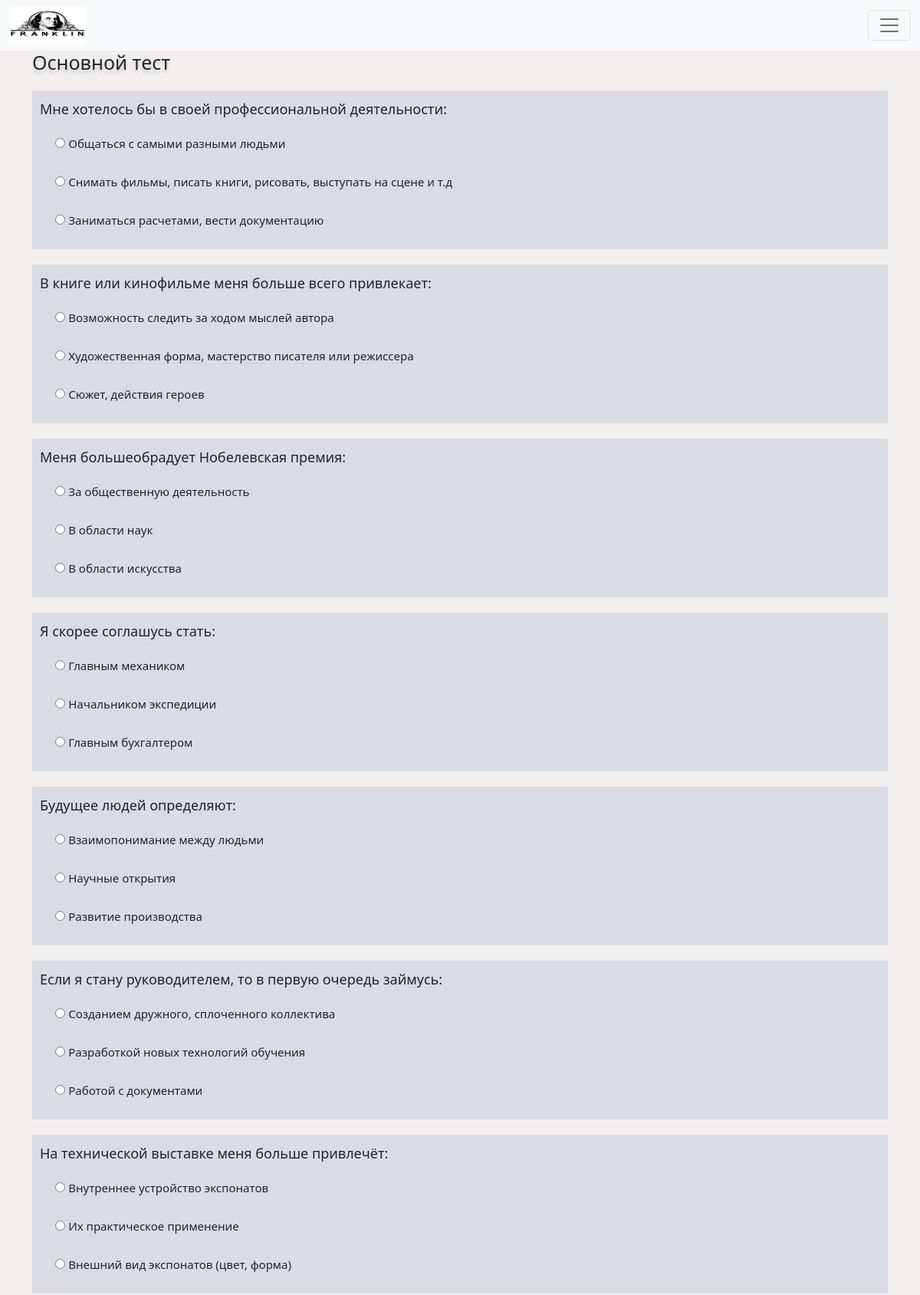
The app's page /tests/1 (signed in, upper part) with its own data.
### models/tests.py (models this page shows)
class Tests(SqlAlchemyBase, SerializerMixin):
    __tablename__ = "tests"
    id = sqlalchemy.Column(sqlalchemy.Integer, autoincrement=True, primary_key=True)
    name = sqlalchemy.Column(sqlalchemy.String, nullable=True)
    description = sqlalchemy.Column(sqlalchemy.String, nullable=True)
    results = orm.relation("Results", back_populates="test")
    questions = orm.relation("Question", back_populates="test")

### models/questions.py (models this page shows)
class Question(SqlAlchemyBase):
    __tablename__ = "questions"
    id = sqlalchemy.Column(sqlalchemy.Integer, autoincrement=True, primary_key=True)
    test_id = sqlalchemy.Column(sqlalchemy.Integer, sqlalchemy.ForeignKey("tests.id"))
    question = sqlalchemy.Column(sqlalchemy.String, nullable=True)
    test = orm.relation("Tests")
    answers = orm.relation("Answer", back_populates="question")

### models/answers.py (models this page shows)
class Answer(SqlAlchemyBase):
    __tablename__ = "answers"
    id = sqlalchemy.Column(sqlalchemy.Integer, autoincrement=True, primary_key=True)
    question_id = sqlalchemy.Column(sqlalchemy.Integer, sqlalchemy.ForeignKey("questions.id"))
    answer = sqlalchemy.Column(sqlalchemy.String, nullable=True)
    json_number = sqlalchemy.Column(sqlalchemy.Integer, nullable=True)
    question = orm.relation("Question")

### main.py (the view, shortened to what this page needs)
@app.route("/tests/<int:test_id>", methods=["GET", "POST"])
@login_required
def tests(test_id):
    db_sess = db_session.create_session()
    test = db_sess.query(Tests).get(test_id)
    if not test:
        abort(404)
    return render_template("test.html",
                           title=test.name,
                           test=test,
                           action=f"/tests/{test_id}")

### main.py (called while the page is built)
@login_manager.user_loader
def load_user(user_id):
    db_sess = db_session.create_session()
    return db_sess.query(User).get(user_id)

### models/db_session.py (called while the page is built)
def create_session() -> Session:
    global __factory
    return __factory()

### templates/test.html (shortened to what this page needs)
{% extends "base.html" %}
{% block content %}
<form action="{{ action }}" method="post">
{% for question_num in range(test.questions|length) %}
<div class="question view">
    <h3 class="for-view">{{ test.questions[question_num].question }}</h3>
     <div class="answers">
         {% for answer_num in range(test.questions[question_num].answers|length) %}
         <p>
             <label class="answer-label" for="{{question_num}}{{answer_num}}">
                 <input class="answer-input"
                        type="radio"
                        value="{{ test.questions[question_num].answers[answer_num].json_number }}"
                        name="{{question_num}}"
                        id="{{question_num}}{{answer_num}}"
                        required>
                 <span>{{ test.questions[question_num].answers[answer_num].answer }}</span>
             </label>
         </p>
         {% endfor %}
     </div>
</div>
{% endfor %}
</form>
{% endblock %}

### templates/base.html (shortened to what this page needs)
<!DOCTYPE html>
<html lang="en">
<head>
    <link href="https://cdn.jsdelivr.net/npm/bootstrap@5.1.3/dist/css/bootstrap.min.css" rel="stylesheet">
    <link rel="stylesheet" type="text/css" href="{{ url_for('static', filename='css/style.css') }}">
</head>
<body>
    <header class="header-top">
        <nav class="navbar navbar-light bg-light fixed-top">
            <div class="container-fluid">
                <a href="/">
                    <img src="{{ url_for('static', filename='img/logo.svg') }}" alt="main">
                </a>
                <button class="navbar-toggler" type="button" data-bs-toggle="offcanvas" data-bs-target="#offcanvasNavbar" aria-controls="offcanvasNavbar">
                    <span class="navbar-toggler-icon"></span>
                </button>
            </div>
        </nav>
    </header>
    <main class="main container">
        <h1 class="main-h1">{{ title }}</h1>
        {% block content %}
        {% endblock %}
    </main>
</body>
</html>

### static/css/style.css (style rules this page uses)
body { background: #F2EEEE; }
.view { background: #D9DCE2; margin-top: 20px; padding: 10px; }
a { text-decoration: none; color: #000000; }
h3.for-view { font-size: 18px; text-align: center; align-items: center; font-weight: 450; line-height: 29px; text-shadow: 0px 4px 4px rgba(0, 0, 0, 0.2); }
.main { margin-top: 64px; margin-bottom: 80px; }
.main h1.main-h1 { font-weight: 500; font-size: 25px; line-height: 34px; display: flex; align-items: center; text-align: center; text-shadow: 0px 4px 4px rgba(0, 0, 0, 0.15); }

### templates/test.html (style rules this page uses)
h3.for-view { text-align: left; text-shadow: none; }
label.answer-label { margin: 10px 0 0 20px; }
label.answer-label span { font-weight: 400; font-size: 15px; align-items: center; }

### records on screen
Tests: name "Основной тест"
Question: question "Мне хотелось бы в своей профессиональной деятельности:"
Answer: answer "Общаться с самыми разными людьми"
Answer: answer "Снимать фильмы, писать книги, рисовать, выступать на сцене и т.д"
Answer: answer "Заниматься расчетами, вести документацию"
Question: question "В книге или кинофильме меня больше всего привлекает:"
Answer: answer "Возможность следить за ходом мыслей автора"
Answer: answer "Художественная форма, мастерство писателя или режиссера"
Answer: answer "Сюжет, действия героев"
Question: question "Меня большеобрадует Нобелевская премия:"
Answer: answer "За общественную деятельность"
Answer: answer "В области наук"
Answer: answer "В области искусства"
Question: question "Я скорее соглашусь стать:"
Answer: answer "Главным механиком"
Answer: answer "Начальником экспедиции"
Answer: answer "Главным бухгалтером"
Question: question "Будущее людей определяют:"
Answer: answer "Взаимопонимание между людьми"
Answer: answer "Научные открытия"
Answer: answer "Развитие производства"
Question: question "Если я стану руководителем, то в первую очередь займусь:"
Answer: answer "Созданием дружного, сплоченного коллектива"
Answer: answer "Разработкой новых технологий обучения"
Answer: answer "Работой с документами"
Question: question "На технической выставке меня больше привлечёт:"
Answer: answer "Внутреннее устройство экспонатов"
Answer: answer "Их практическое применение"
Answer: answer "Внешний вид экспонатов (цвет, форма)"
